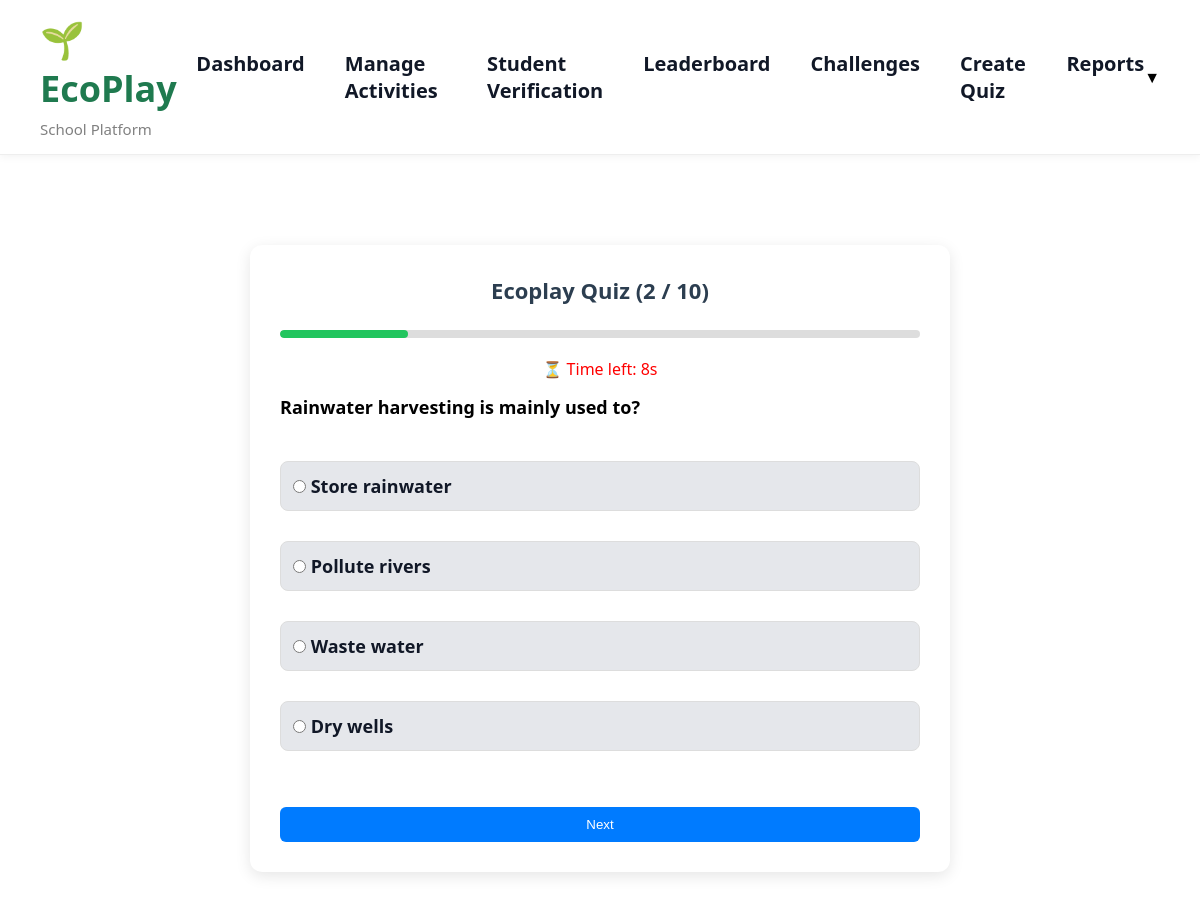
The page /play_quiz/1 on the database its author committed.
### tables this page shows
CREATE TABLE quiz_questions(
id INTEGER PRIMARY KEY AUTOINCREMENT,
category TEXT,
level TEXT,
question TEXT,
option1 TEXT,
option2 TEXT,
option3 TEXT,
option4 TEXT,
correct_answer TEXT
);

### app.py (the view, shortened to what this page needs)
@app.route("/play_quiz/<int:qno>", methods=["GET", "POST"])
def play_quiz(qno):
    conn = sqlite3.connect("database.db")
    conn.row_factory = sqlite3.Row
    cursor = conn.cursor()
    cursor.execute("""
        SELECT * FROM quiz_questions
        ORDER BY id ASC
        LIMIT 10
    """)
    questions = cursor.fetchall()
    total = len(questions)
    if qno == 0:
        session["score"] = 0
    if qno >= total:
        score = session.get("score", 0)
        session["score"] = 0
        return render_template("quiz_result.html", score=score, total=total)
    current_q = questions[qno]
    return render_template(
        "play_quiz.html",
        q=current_q,
        qno=qno,
        total=total
    )

### templates/play_quiz.html (shortened to what this page needs)
{% extends "base.html" %}
{% block content %}
<div class="quiz-box">
<h2 class="quiz-title">
Ecoplay Quiz ({{ qno + 1 }} / {{ total }})
</h2>
<div class="progress-bar">
    <div class="progress" style="width: {{ ((qno+1)/total)*100 }}%"></div>
</div>
<div class="timer">
⏳ Time left: <span id="timer">10</span>s
</div>
<form method="POST" id="quizForm">
<div class="question">
{{ q.question }}
</div>
<label class="option" onclick="check(this, '{{ q.option1 }}')">
    <input type="radio" name="opt"> {{ q.option1 }}
</label>
<label class="option" onclick="check(this, '{{ q.option2 }}')">
    <input type="radio" name="opt"> {{ q.option2 }}
</label>
<label class="option" onclick="check(this, '{{ q.option3 }}')">
    <input type="radio" name="opt"> {{ q.option3 }}
</label>
<label class="option" onclick="check(this, '{{ q.option4 }}')">
    <input type="radio" name="opt"> {{ q.option4 }}
</label>
<button type="submit" class="next-btn">Next</button>
</form>
</div>
{% endblock %}

### static/style.css (style rules this page uses)
* { margin: 0; padding: 0; box-sizing: border-box; }
body { font-family: Arial, sans-serif; background: #f9fafb; }
form { display: flex; flex-direction: column; gap: 14px; }
label { font-weight: 600; color: #111827; }
input, select, textarea { padding: 10px 12px; border-radius: 8px; border: 1px solid #e5e7eb; font-size: 15px; }
.progress-bar { height: 8px; background: #e5e7eb; border-radius: 4px; margin-top: 10px; }
.progress-bar div { height: 100%; background: #22c55e; border-radius: 4px; }
body { font-family: Arial, sans-serif; background: #f4f6f9; margin: 0; padding: 0; }
h2 { text-align: center; margin-bottom: 25px; color: #2c3e50; }
.progress-bar { flex: 1; height: 8px; background: #eee; border-radius: 20px; overflow: hidden; }
.progress-bar { height: 6px; background: #e5e7eb; border-radius: 10px; margin: 8px 0; }
body { background-image: url("/static/images/ecoplay_bg.png"); background-size: cover; background-position: center; background-repeat: no-repeat; height: 100vh; }
.question { font-size:20px; font-weight:bold; margin-bottom:15px; }
.option { display:block; font-size:18px; margin:8px 0; }
body { margin:0; font-family: "Segoe UI", sans-serif; background: linear-gradient(120deg,#e8f5e9,#e3f2fd); }
html, body, #root, .app { background:white !important; }
.option { display:block; width:100%; padding:12px; margin-top:10px; border:none; background:#e5e7eb; border-radius:8px; cursor:pointer; }
.next-btn { margin-top:20px; padding:10px 25px; background:#2563eb; color:white; border:none; border-radius:8px; }
body { margin: 0; font-family: 'Segoe UI', Arial, sans-serif; background: #f4f7fb; }

### templates/play_quiz.html (style rules this page uses)
body { background: #f4f6f9; }
.quiz-box { max-width: 700px; margin: 40px auto; background: white; padding: 30px; border-radius: 12px; box-shadow: 0px 4px 15px rgba(0,0,0,0.1); }
.quiz-title { text-align: center; font-size: 22px; font-weight: bold; }
.timer { text-align: center; color: red; margin: 15px 0; }
.question { font-size: 18px; margin-bottom: 20px; }
.option { display: block; padding: 12px; margin: 8px 0; border-radius: 8px; border: 1px solid #ddd; cursor: pointer; }
.next-btn { width: 100%; padding: 10px; margin-top: 20px; background: #007bff; color: white; border: none; border-radius: 6px; }
.progress-bar { height: 8px; background: #ddd; border-radius: 5px; margin-bottom: 20px; }
.progress { height: 8px; background: #28a745; border-radius: 5px; }

### rows shown on the page
quiz_questions: question "Rainwater harvesting is mainly used to?", option1 "Store rainwater", option2 "Pollute rivers", option3 "Waste water", option4 "Dry wells"

### other values the page prints
{{ qno + 1 }} "2"
{{ total }} "10"
